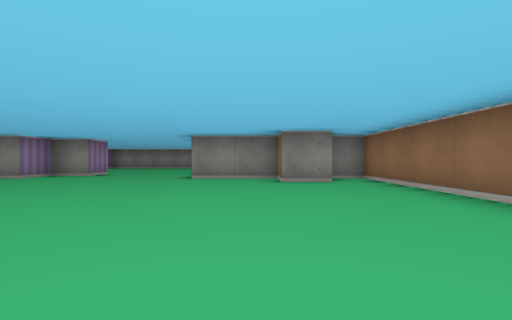
view 1 (above)

24 first-person views from a walk through a cub3D level. The camera is about half as high as the walls, looks level and sees 85° across. The floor is counted in squares. Each view is taken from the middle of a square. On the plan, view 1 faces up. The plan holds only what a view shows up to about 9 squares ahead; the rest is blank.

view 2
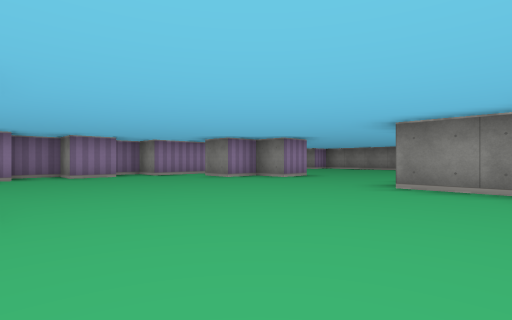

view 3
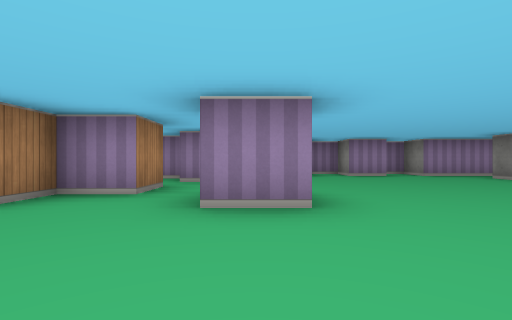

view 4
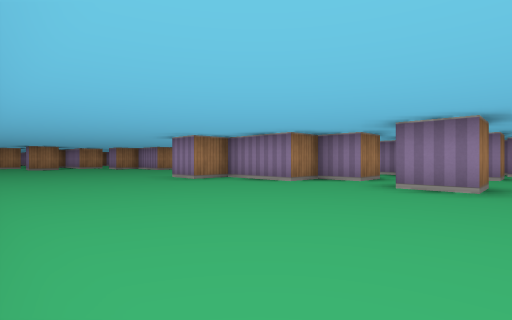

view 5
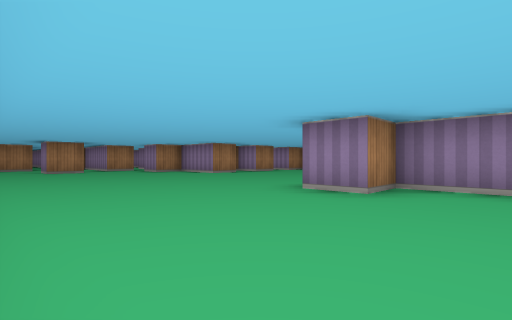

view 6
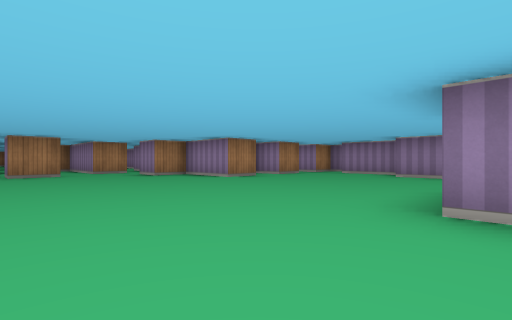

view 7
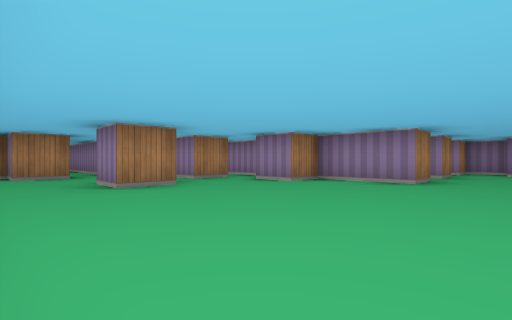

view 8
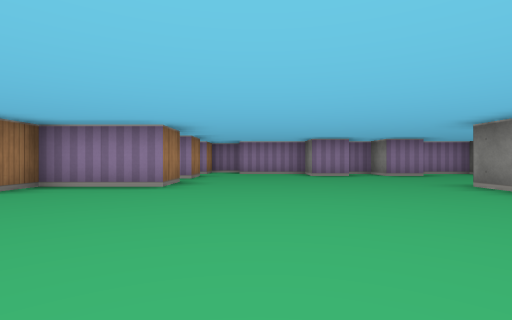

view 9
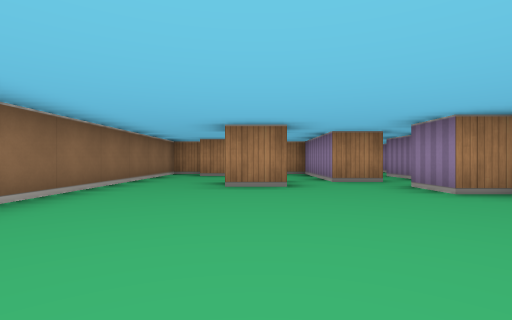

view 10
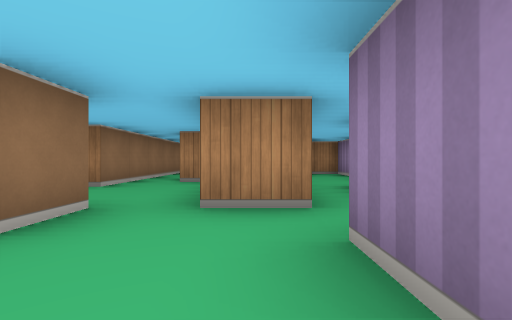

view 11
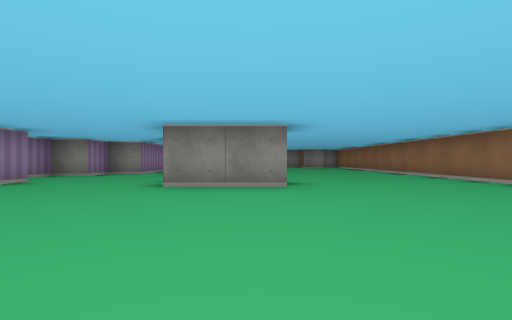

view 12
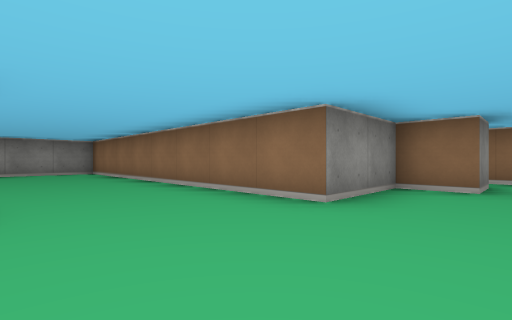

view 13
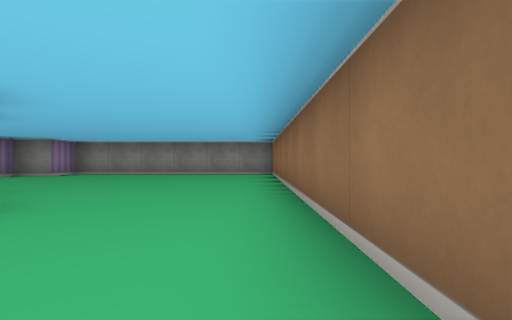

view 14
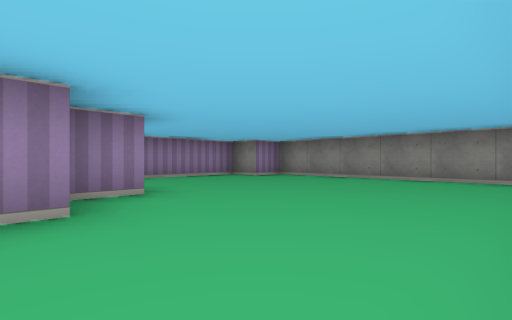

view 15
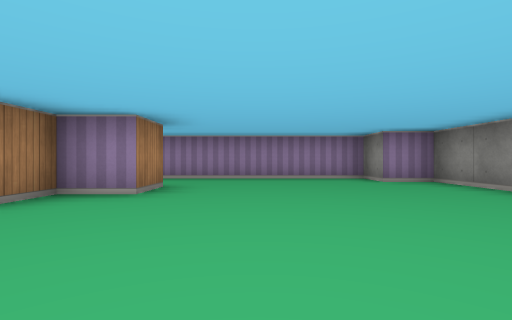

view 16
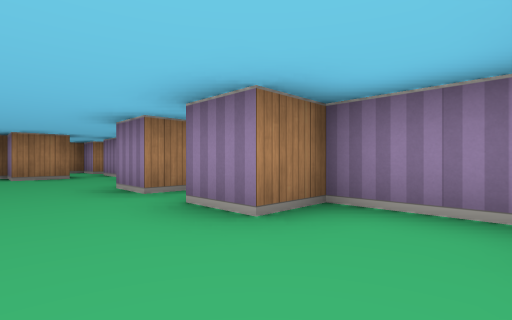

view 17
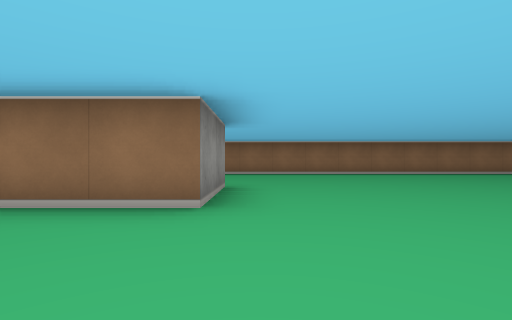

view 18
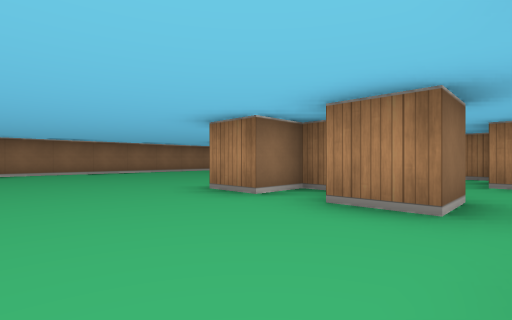

view 19
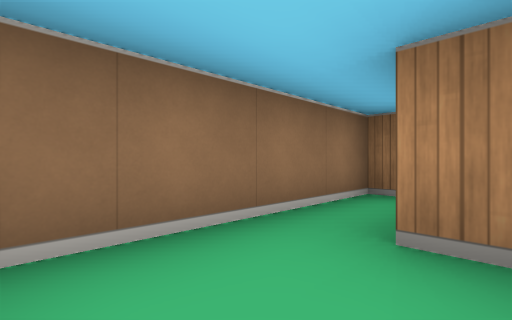

view 20
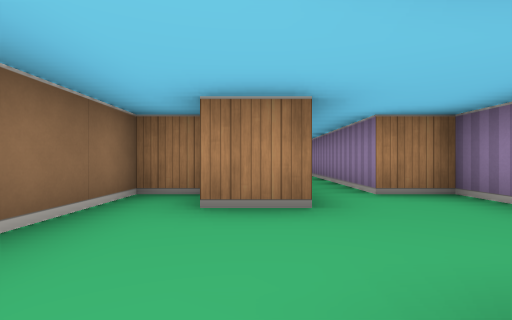

view 21
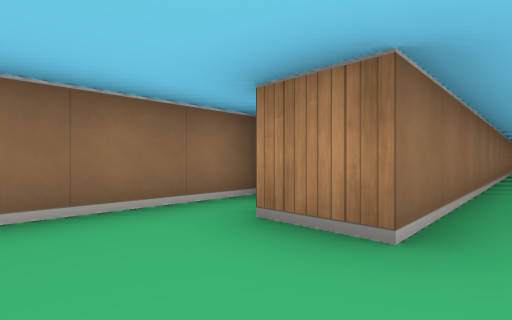

view 22
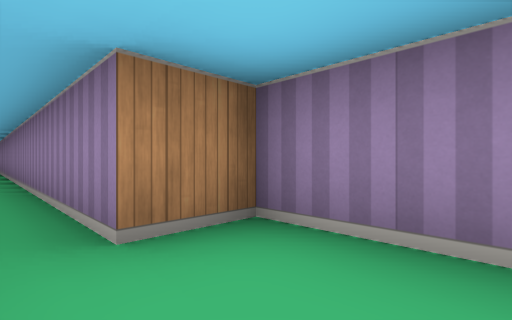

view 23
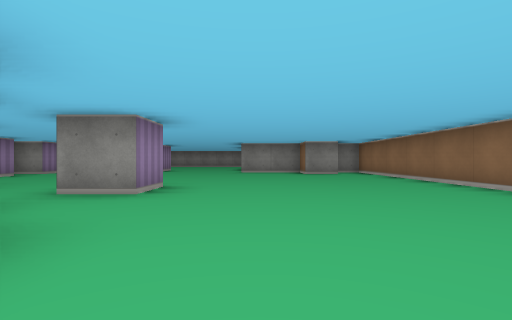

view 24
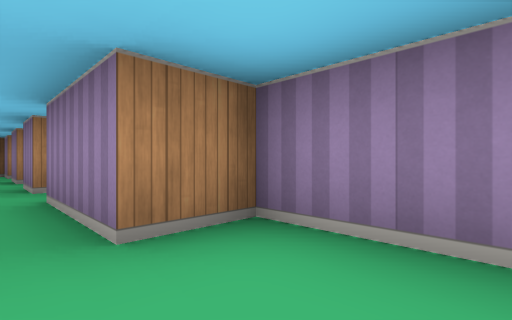

### Floor plan
Points are (right, up) in squares from view 1. A wall is a line through its corners. A room is listed if a view was taken in it or the views show most of it. See-through windows are left out.
Room 1 (views 1, 2, 3, 4, 5, 6, 7, 8, 9, 10, 11, 12, 13, 14, 15, 16, 17, 18, 20, 21, 22, 23, 24)
walls: (-4.5, -0.5) (-3.5, -0.5) (-3.5, -1.5) (-2.5, -1.5) (-2.5, -3.5) (-1.5, -3.5) (-1.5, -4.5) (-3.5, -4.5) (-3.5, -2.6); (-3.5, 1.5) (-2.5, 1.5) (-2.5, 0.5) (-3.5, 0.5); (-6.5, 1.5) (-5.5, 1.5) (-5.5, -0.5) (-6.5, -0.5) (-6.5, -1.5) (-7.5, -1.5) (-7.5, -3.5) (-6.5, -3.5) (-6.5, -4.5) (-7.5, -4.5) (-7.5, -5.2); (-7.1, -5.5) (-6.5, -5.5) (-6.5, -6.5) (-7.5, -6.5) (-7.5, -8.5); (-7.5, 2.5) (-7.5, 1.5); (1.6, 5.5) (0.5, 5.5) (0.5, 6.5) (-1.5, 6.5) (-1.5, 14.5) (-7.5, 14.5) (-7.5, 13.5) (-8.5, 13.5) (-8.5, 7.5) (-7.5, 7.5) (-7.5, 5.5) (-8.5, 5.5) (-8.5, 4.8); (-7.5, 4.6) (-7.5, 3.5) (-8.5, 3.5) (-8.5, 2.5); (-8.5, -8.5) (-8.5, -9.5) (-7.5, -9.5) (-7.5, -10.5); (-6.5, -10.5) (-6.5, -9.5) (-5.5, -9.5) (-5.5, -10.5) (-4.5, -10.5) (-4.5, -9.5) (-3.5, -9.5) (-3.5, -11.5) (-2.5, -11.5) (-2.5, -12.5); (-2.5, -13.5) (-1.5, -13.5) (-1.5, -16.5) (-0.5, -16.5) (-0.5, -26.4); (-0.5, -13.5) (-0.5, -12.5) (0.5, -12.5) (0.5, -13.5); (-6.5, 9.5) (-5.5, 9.5) (-5.5, 8.5) (-4.5, 8.5) (-4.5, 7.5) (-5.5, 7.5) (-5.5, 6.5) (-6.5, 6.5); (0.5, -25.1) (0.5, -15.5) (1.5, -15.5) (1.5, -16.5) (2.5, -16.5) (2.5, 6.5) (1.8, 6.5)
ways out: opening at (-7, -10) to room 2; opening at (-3, -13)
Room 2 (view 19)
walls: (-7.2, -12.5) (-6.5, -12.5); (-7.5, -11.5) (-7.5, -12.2); (-6.4, -14.5) (-5.5, -14.5) (-5.5, -11)
ways out: opening at (-7, -10) to room 1

Where each view was taken, in squares from view 1:
view 1: 0 up, 0 right, facing up
view 2: 2 up, 0 right, facing up-left
view 3: 1 up, 0 right, facing left
view 4: 2 up, 2 right, facing down-left
view 5: 2 down, 2 right, facing down-left
view 6: 4 down, 1 right, facing down-left
view 7: 8 down, 2 right, facing down-left
view 8: 8 down, 1 right, facing left
view 9: 8 down, 0 right, facing down
view 10: 11 down, 2 left, facing down
view 11: 9 down, 2 left, facing up
view 12: 5 up, 4 left, facing up-right
view 13: 6 up, 2 left, facing up
view 14: 8 up, 2 left, facing up-left
view 15: 11 up, 2 left, facing left
view 16: 2 down, 5 left, facing down-left
view 17: 5 down, 6 left, facing right
view 18: 7 down, 7 left, facing down-right
view 19: 11 down, 7 left, facing down-right
view 20: 13 down, 1 right, facing down
view 21: 14 down, 0 right, facing down-right
view 22: 15 down, 0 right, facing down-left
view 23: 3 down, 1 left, facing up
view 24: 9 up, 7 left, facing down-left
